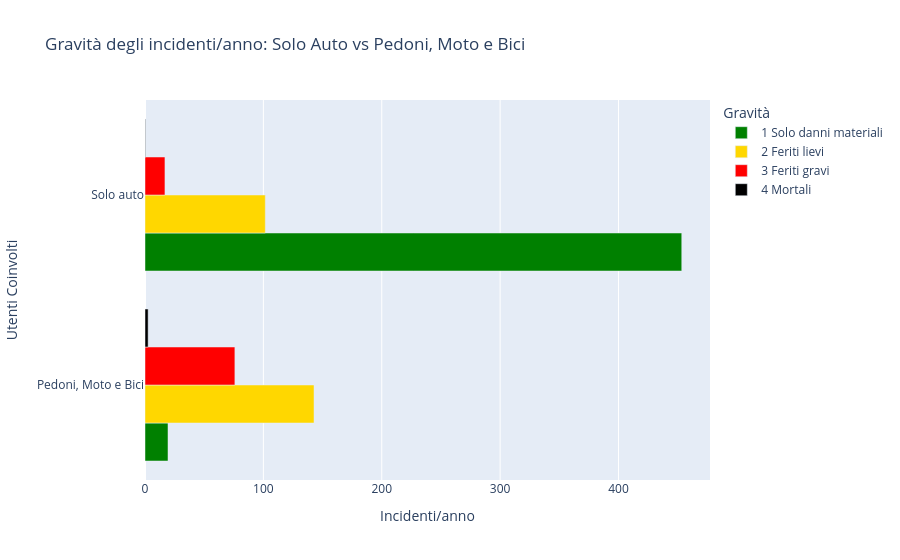

Write notebook code for a chart like this one.
### Code cell
# Istogramma Auto / altro

# Faccio una maschera per solo auto
condizione_solo_auto = (df['Fahrradbeteiligung'] == False) & \
                       (df['Motorradbeteiligung'] == False) & \
                       (df['Fussgängerbeteiligung'] == False)

df['Tipologia_Coinvolti'] = 'Pedoni, Moto e Bici'
df.loc[condizione_solo_auto, 'Tipologia_Coinvolti'] = 'Solo auto'

# Definisco ordine
ordine_gravita = ['1 Solo danni materiali', '2 Feriti lievi', '3 Feriti gravi', '4 Mortali']

# Aggrego per avere la media annua
df_tipo = (
    df.groupby(['Tipologia_Coinvolti', 'Gravita_IT'])
    .size()
    .reset_index(name='Totale')
)
df_tipo['Media_Annua'] = df_tipo['Totale'] / num_anni

# Grafico a barre
fig3_tipo = px.bar(
    df_tipo,
    y="Tipologia_Coinvolti",
    x="Media_Annua",
    color="Gravita_IT",
    color_discrete_map=color_map,
    category_orders={"Gravita_IT": ordine_gravita},
    title="Gravità degli incidenti/anno: Solo Auto vs Pedoni, Moto e Bici",
    barmode="group",
    labels={
        "Tipologia_Coinvolti": "Utenti Coinvolti",
        "Media_Annua": "Incidenti/anno",
        "Gravita_IT": "Gravità"
    }
)

fig3_tipo.update_layout(xaxis_title="Incidenti/anno")
fig3_tipo.show()

### Figure 1 — Plotly figure (JSON) as saved in the notebook; plotly's stock layout.template omitted (floating-point values rounded to 4 significant figures)
{"data": [{"alignmentgroup": "True", "hovertemplate": "Gravità=1 Solo danni materiali<br>Incidenti/anno=%{x}<br>Utenti Coinvolti=%{y}<extra></extra>", "legendgroup": "1 Solo danni materiali", "marker": {"color": "green", "pattern": {"shape": ""}}, "name": "1 Solo danni materiali", "offsetgroup": "1 Solo danni materiali", "orientation": "h", "showlegend": true, "textposition": "auto", "type": "bar", "x": [19.43, 453.4], "xaxis": "x", "y": ["Pedoni, Moto e Bici", "Solo auto"], "yaxis": "y"}, {"alignmentgroup": "True", "hovertemplate": "Gravità=2 Feriti lievi<br>Incidenti/anno=%{x}<br>Utenti Coinvolti=%{y}<extra></extra>", "legendgroup": "2 Feriti lievi", "marker": {"color": "gold", "pattern": {"shape": ""}}, "name": "2 Feriti lievi", "offsetgroup": "2 Feriti lievi", "orientation": "h", "showlegend": true, "textposition": "auto", "type": "bar", "x": [142.8, 101.6], "xaxis": "x", "y": ["Pedoni, Moto e Bici", "Solo auto"], "yaxis": "y"}, {"alignmentgroup": "True", "hovertemplate": "Gravità=3 Feriti gravi<br>Incidenti/anno=%{x}<br>Utenti Coinvolti=%{y}<extra></extra>", "legendgroup": "3 Feriti gravi", "marker": {"color": "red", "pattern": {"shape": ""}}, "name": "3 Feriti gravi", "offsetgroup": "3 Feriti gravi", "orientation": "h", "showlegend": true, "textposition": "auto", "type": "bar", "x": [75.93, 16.86], "xaxis": "x", "y": ["Pedoni, Moto e Bici", "Solo auto"], "yaxis": "y"}, {"alignmentgroup": "True", "hovertemplate": "Gravità=4 Mortali<br>Incidenti/anno=%{x}<br>Utenti Coinvolti=%{y}<extra></extra>", "legendgroup": "4 Mortali", "marker": {"color": "black", "pattern": {"shape": ""}}, "name": "4 Mortali", "offsetgroup": "4 Mortali", "orientation": "h", "showlegend": true, "textposition": "auto", "type": "bar", "x": [2.643, 0.3571], "xaxis": "x", "y": ["Pedoni, Moto e Bici", "Solo auto"], "yaxis": "y"}], "layout": {"barmode": "group", "legend": {"title": {"text": "Gravità"}, "tracegroupgap": 0}, "title": {"text": "Gravità degli incidenti/anno: Solo Auto vs Pedoni, Moto e Bici"}, "xaxis": {"anchor": "y", "domain": [0, 1], "title": {"text": "Incidenti/anno"}}, "yaxis": {"anchor": "x", "domain": [0, 1], "title": {"text": "Utenti Coinvolti"}}}}
